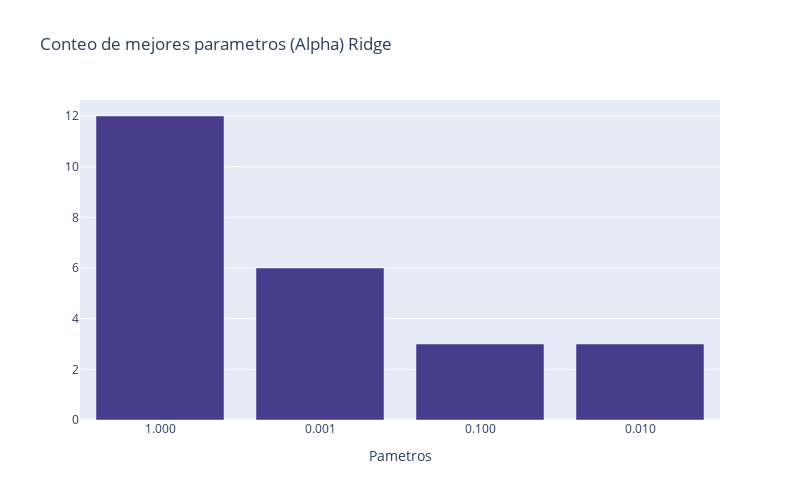

The code cell stored with this chart in its notebook:
### Markdown cell above
Vemos que la ventana que mas fue escogida por nuestro programa es la ventana de 7 días, ademas vemos que no se tiene presencia de la ventana de 28 días.

Veamos que parametros fueron los mas usados.

### Code cell
fig = go.Figure()

x=['1.000','0.001','0.100','0.010' ]
alphass=modelos_ridge['Mejor Alpha'].value_counts()
fig.add_trace(go.Bar(x=x,y=alphass, marker_color='#473C8B'))

fig.update_layout(
    title='Conteo de mejores parametros (Alpha) Ridge',
    xaxis_title='Pametros',
    yaxis_title='',
    width=800,   
    height=500   
)

fig.show()

### Figure 1 — Plotly figure (JSON) as saved in the notebook; plotly's stock layout.template omitted (floating-point values rounded to 4 significant figures)
{"data": [{"marker": {"color": "#473C8B"}, "type": "bar", "x": ["1.000", "0.001", "0.100", "0.010"], "y": [12, 6, 3, 3]}], "layout": {"height": 500, "title": {"text": "Conteo de mejores parametros (Alpha) Ridge"}, "width": 800, "xaxis": {"title": {"text": "Pametros"}}, "yaxis": {"title": {"text": ""}}}}
